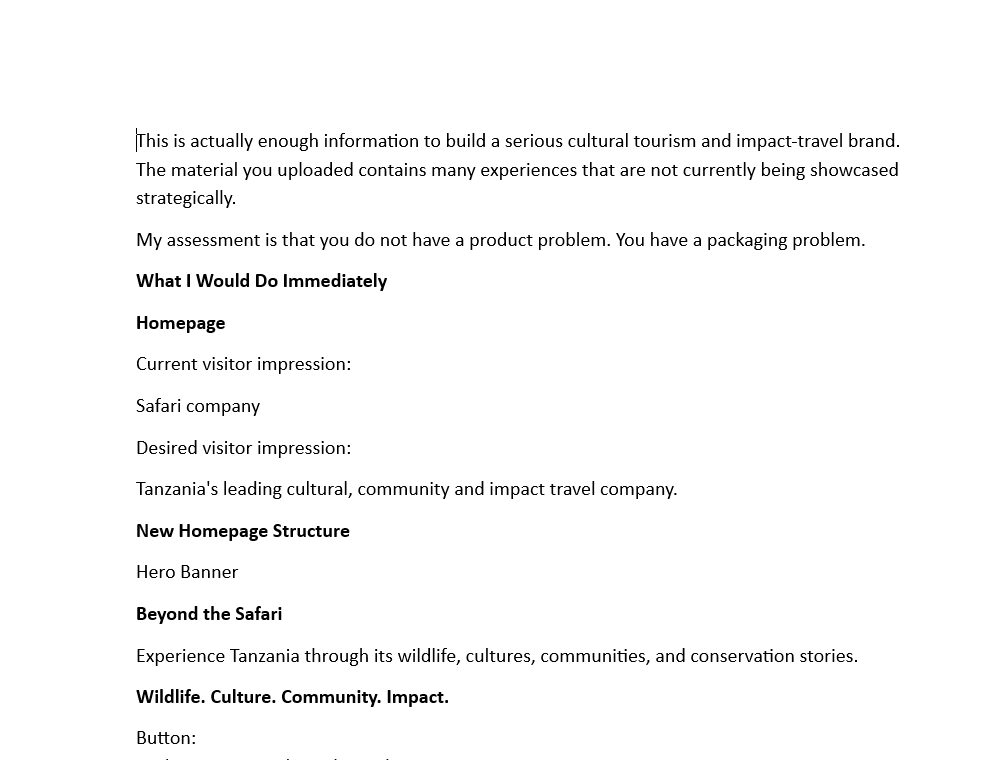
#> input picture img.png, 1005 x 760 px
$ python -i document_detection.py   (imports and definitions only)
#> lines starting #> are read from the running program, lines starting #| are printed output that depends on the picture; after the words box and inside, x2 and y2 are one past the last pixel; in counts of white or black regions, pixels touching at a corner belong together
### utils/logger.py
"""
Logging module for the application
Provides structured logging with file and console output
"""

import logging
import logging.handlers
import json
from pathlib import Path
from typing import Optional


class LoggerConfig:
    """Configuration for application logging"""

    _instance: Optional['LoggerConfig'] = None

    def __new__(cls):
        if cls._instance is None:
            cls._instance = super().__new__(cls)
            cls._instance._initialized = False
        return cls._instance

    def __init__(self):
        if self._initialized:
            return

        self.log_dir = Path("./logs")
        self.log_dir.mkdir(exist_ok=True)
        self.log_file = self.log_dir / "app.log"
        self.log_level = logging.INFO
        self._initialized = True


def get_logger(name: str) -> logging.Logger:
    """
    Get or create a logger instance

    Args:
        name: Logger name (typically __name__)

    Returns:
        Configured logger instance
    """
    config = LoggerConfig()
    logger = logging.getLogger(name)

    # Avoid duplicate handlers
    if logger.hasHandlers():
        return logger

    logger.setLevel(config.log_level)

    # File handler with rotation
    file_handler = logging.handlers.RotatingFileHandler(
        config.log_file,
        maxBytes=10 * 1024 * 1024,  # 10MB
        backupCount=5
    )
    file_handler.setLevel(config.log_level)

    # Console handler
    console_handler = logging.StreamHandler()
    console_handler.setLevel(logging.INFO)

    # Formatter
    formatter = logging.Formatter(
        '%(asctime)s - %(name)s - %(levelname)s - %(message)s',
        datefmt='%Y-%m-%d %H:%M:%S'
    )

    file_handler.setFormatter(formatter)
    console_handler.setFormatter(formatter)

    logger.addHandler(file_handler)
    logger.addHandler(console_handler)

    return logger


# [20 lines left out: function load_config, not called in this run]


# Global logger instance
logger = get_logger(__name__)

### camera/document_detection.py
"""
Document detection module for identifying and extracting documents from images
"""

import cv2
import numpy as np
from typing import Optional, List, Tuple
from utils.logger import get_logger

logger = get_logger(__name__)
#> further down, picture is the input picture: shape (760, 1005, 3); min 0, max 255, mean 248.7


class DocumentDetector:
    """Detects documents in images and performs perspective correction"""

    def __init__(self):
        """Initialize document detector"""
        self.min_contour_area = 5000  # Minimum contour area to be considered a document
        logger.info("DocumentDetector initialized")

    def detect_document(self, image: np.ndarray) -> Optional[np.ndarray]:
        """
        Detect document in image and return document contour

        Args:
            image: Input image (BGR)

        Returns:
            Document contour as numpy array or None if no document found
        """
        try:
            # Convert to grayscale
            gray = cv2.cvtColor(image, cv2.COLOR_BGR2GRAY)

            # Apply preprocessing
            blurred = cv2.GaussianBlur(gray, (5, 5), 0)
            edges = cv2.Canny(blurred, 50, 150)
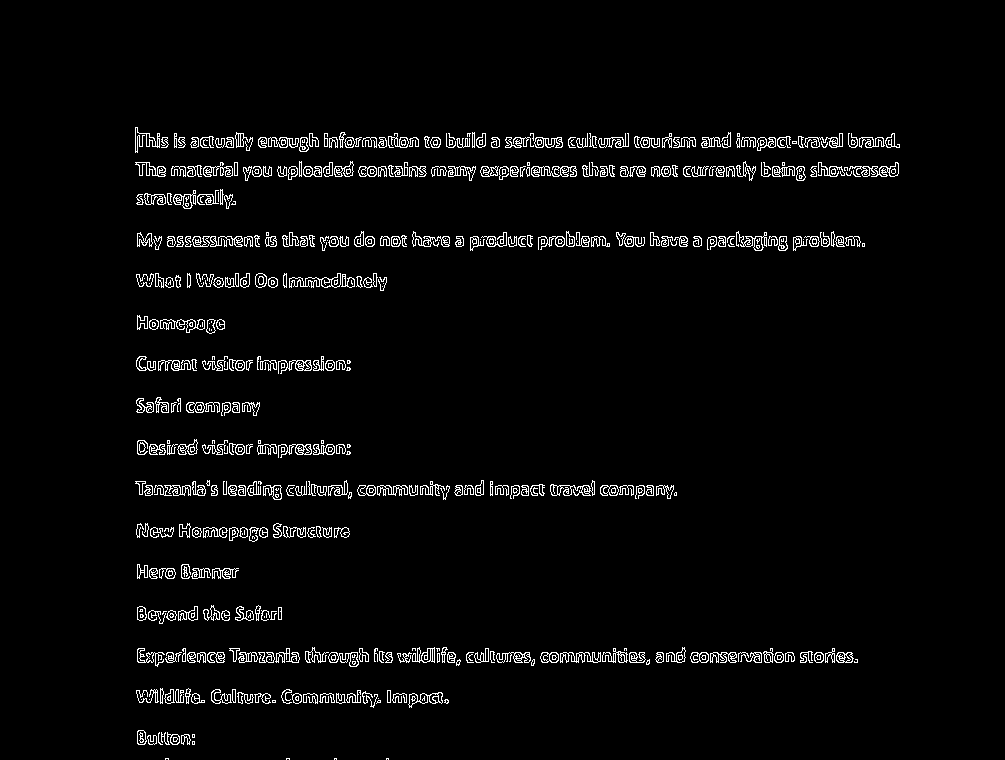
#> edges: shape (760, 1005); 3.3% white in thin lines or dots, all inside (x1, y1, x2, y2) = (135, 127, 900, 760)

            # Dilate edges to connect broken lines
            kernel = cv2.getStructuringElement(cv2.MORPH_RECT, (5, 5))
            dilated = cv2.dilate(edges, kernel, iterations=2)
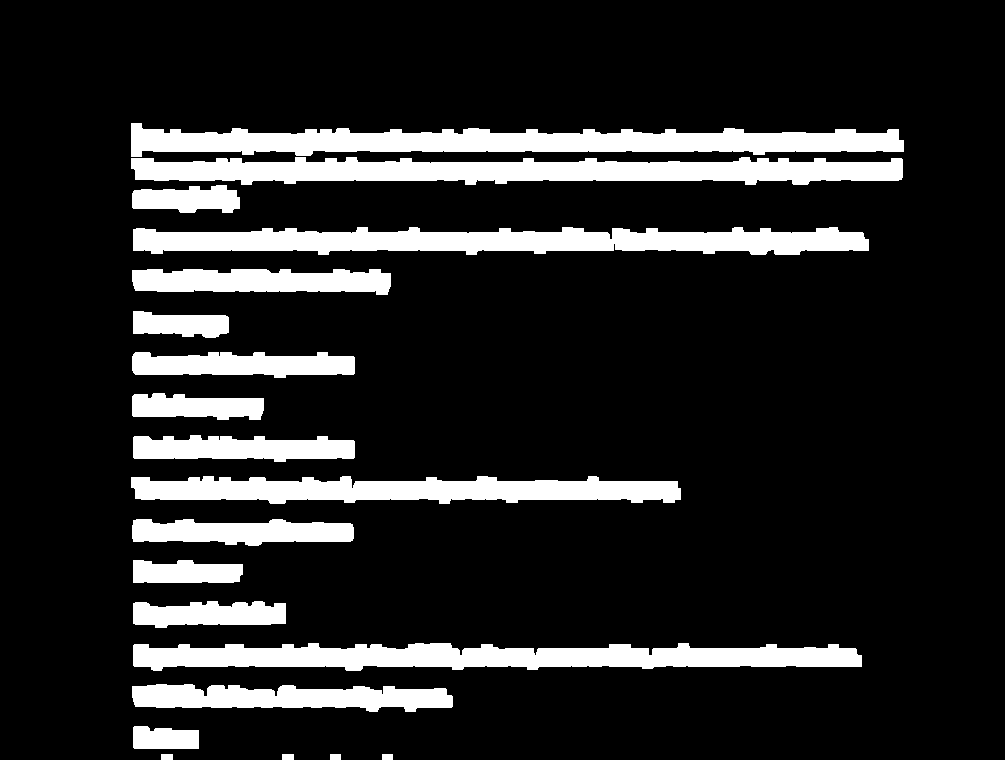
#> dilated: shape (760, 1005); 14.7% white; 20 white regions

            # Find contours
            contours, _ = cv2.findContours(dilated, cv2.RETR_TREE, cv2.CHAIN_APPROX_SIMPLE)
#> contours = 20 contours; largest, box (x1, y1, x2, y2) and area: (131, 123, 904, 157) 15025, (131, 157, 903, 185) 14723, (133, 227, 869, 255) 14196, (133, 643, 862, 671) 13960, (131, 476, 681, 504) 10570

            if not contours:
                logger.warning("No contours found in image")
                return None

            # Find largest quadrilateral contour
            doc_contour = self._find_document_contour(contours, image.shape)

            if doc_contour is None:
                logger.warning("No document contour found")
                return None

            logger.info("Document detected successfully")
            return doc_contour

        except Exception as e:
            logger.error(f"Error detecting document: {e}")
            return None

    def _find_document_contour(self, contours: List, image_shape: Tuple) -> Optional[np.ndarray]:
        """
        Find the largest quadrilateral contour that looks like a document

        Args:
            contours: List of contours
            image_shape: Shape of the image

        Returns:
            Document contour or None
        """
#> called with image_shape = (760, 1005, 3)
        h, w = image_shape[:2]

        # Filter and sort contours by area
        valid_contours = []
        for contour in contours:
            area = cv2.contourArea(contour)
            if area > self.min_contour_area:
                approx = cv2.approxPolyDP(contour, 0.02 * cv2.arcLength(contour, True), True)

                # Check if contour is quadrilateral
                if len(approx) == 4:
                    valid_contours.append((area, approx))
#> this loop made 20 passes
#> (area, approx) on passes 6, 7, 11, 16, 17, 19, 20: (6118.5, [[132, 686], [135, 706], [452, 706], [445, 688]]), (13960, [[133, 645], [861, 666]]), (10570, [[131, 477], [680, 499]]), (5146.5, [[132, 270], [135, 290], [390, 286], [380, 269]]), (14196.5, [[133, 229], [868, 250]]), (14723, [[131, 158], [902, 177]]), (15025, [[131, 123], [903, 151]])
#> area on passes 5, 8, 9, 10, 12, 13: 1261, 3049, 2053.5, 4236, 4319.5, 2565.5
#> after the loop, valid_contours = [(6118.5, [[132, 686], [135, 706], [452, 706], [445, 688]]), (5146.5, [[132, 270], [135, 290], [390, 286], [380, 269]])]

        if not valid_contours:
            return None

        # Sort by area (largest first) and return the largest
        valid_contours.sort(key=lambda x: x[0], reverse=True)
        return valid_contours[0][1]

    # [152 lines left out: functions crop_document, flatten_document, _order_points, get_document_area, draw_document_contour, is_document_visible, not called in this run]

>>> import cv2
>>> picture = cv2.imread('../img.png')
>>> result = DocumentDetector().detect_document(picture)
#> in detect_document, `doc_contour = self._find_document_contour(contours, image.shape)`: doc_contour = [[132, 686], [135, 706], [452, 706], [445, 688]]
#> result = [[132, 686], [135, 706], [452, 706], [445, 688]]
